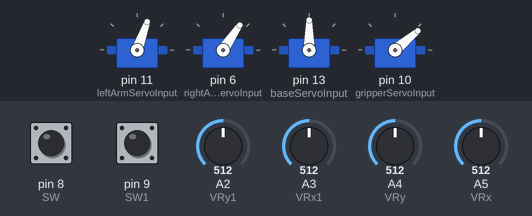
Bench run of a sketch on a simulated Arduino Uno, built with avr-gcc and run on an emulated ATmega328P. Parts: 4 × servo. Inputs (shaded band) come from the test bench; at power-on: A3 (VRx1) = 512, A5 (VRx) = 512, A4 (VRy) = 512, pin 8 (SW) HIGH, pin 9 (SW1) HIGH, A2 (VRy1) = 512. What the sketch prints to the serial monitor is not drawn.

Above: at 1.3 s.
1.4 s: A3 (VRx1) set to 602
4.4 s: A3 (VRx1) set to 632
At 4.98 s:
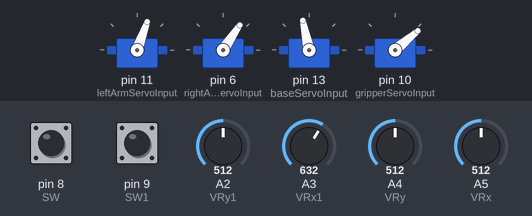
At 7.1 s:
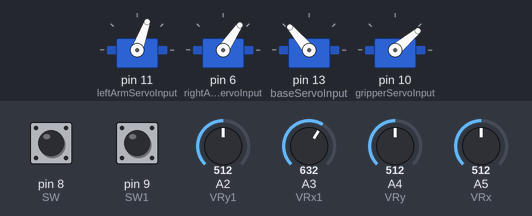
7.4 s: A5 (VRx) set to 553
10.4 s: A5 (VRx) set to 572
At 11.71 s:
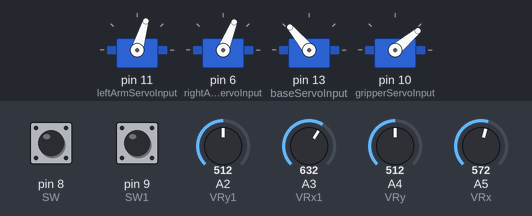
At 12.95 s:
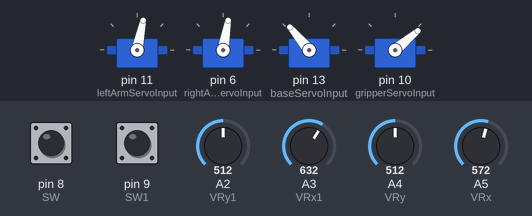
13.4 s: A4 (VRy) set to 606
16.4 s: A4 (VRy) set to 631
Timing chart, 0 to 19.4 s (numbered marks = the images above; inputs shaded):
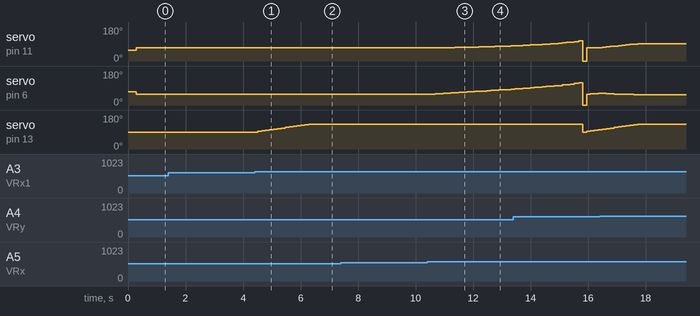

Measured:
- the behaviour switches between 613 and 614 on A3 (VRx1) (found by bisection; images 0 and 1)
- the behaviour switches between 562 and 563 on A5 (VRx) (found by bisection; images 2 and 3)
- after the input at 1.4 s, every drawn part: stays the same
- after the input at 4.4 s, servo on pin 13 (baseServoInput): moves from 90° to 130° over 1.8 s, starting after 0.11 s
- after the input at 7.4 s, every drawn part: stays the same
- after the input at 10.4 s, servo on pin 11 (leftArmServoInput): moves from 70° to 80° over 2.3 s, starting after 0.55 s; servo on pin 6 (rightArmServoInput): moves from 56° to 84° over 2.8 s, starting after 0.14 s

The sketch:

roboArmCOde.ino
```cpp
// normal base


#include <Servo.h>

//Servo
// Left Arm can also be called "Main Joint"
Servo leftArmServo;
// Right Arm can be also called "Minor Joint"
Servo rightArmServo;
Servo baseServo;

Servo gripperServo;

const int leftArmServoInput = 11;
const int rightArmServoInput = 6;
const int baseServoInput = 13;
const int gripperServoInput = 10;
const int yError = 1;
const int xError = 1;

const int yError1 = 0;
const int xError1 = 1;

int rotationPos = 90;
int liftPos = 90;


float ArmLength = 81;


// Joystick
int VRx = A5;
int VRy = A4;
int SW = 8;
int VRx1 = A3;
int VRy1 = A2;
int SW1 = 9;


int xPosition = 0;
int yPosition = 0;
int xPosition1 = 0;
int yPosition1 = 0;
int SW_state = 0;
int SW_state1 = 0;
int mapX = 0;
int mapY = 0;
int mapX1 = 0;
int mapY1 = 0;


// Global variables for storing the position to move to
int moveToTheta     = 90;
int moveToR         = 88;
int moveToZ         = 22;
int moveToGripper   = 40;


void setup() {
  Serial.begin(9600);
  // put your setup code here, to run once:
  leftArmServo.attach(leftArmServoInput);
  rightArmServo.attach(rightArmServoInput);
  baseServo.attach(baseServoInput);
  gripperServo.attach(gripperServoInput);
  Serial.println("starting");


  // starting arm position
  //delay(500);
  moveRZ();
  //leftArmServo.write(48.0);
  //delay(500);
  //rightArmServo.write(67.0);
  //delay(500);
  moveTheta();
  //baseServo.write(90.0);
  //delay(500);
  moveGripperTheta();
  call_movement();
  //delay(50);


  // joystick initiation
  pinMode(VRx, INPUT);
  pinMode(VRy, INPUT);
  pinMode(SW, INPUT_PULLUP);
  pinMode(VRx1, INPUT);
  pinMode(VRy1, INPUT);
  pinMode(SW1, INPUT_PULLUP);


}

void loop() {
  // put your main code here, to run repeatedly:
  //liftArm(1.0);

//for(moveToZ=-5;moveToZ<=16;moveToZ++){
  //if (true){

  if (doSerialConsole()){
    MoveEntire();
    }
}


void MoveEntire(){

  moveRZ();
  moveTheta();
  moveGripperTheta();
  //delay(50);
}


//ARDUNIO COMMAND MOVEMENT CODE
// FEELING CUTE, MIGHT DELETE LATE

// Move the rotational (theta, polar coordinates) axis of the MeArm
void moveTheta() {
  baseServo.write(moveToTheta);
}

// Open the gripper a given width/distance
void moveGripperTheta() {
  gripperServo.write(moveToGripper);
}

// Move the arm along the r axis (polar coordinates), or in height (z)

void moveRZ() {
  float c = sideC();

  float K = angleK(c);
  float B = angleB(c);
  float C= angleC(B);

  float X = (90 - (K+B));

  float Y = (90-X);
  double W= 180-C-Y;


  //Serial.print("trig c: ");
  //Serial.println(c);
  //Serial.print("trig K: ");
  //Serial.println(K);`
  //Serial.print("trig C: ");
  //Serial.println(C);
  //Serial.print("ANGLE C: ");
  //Serial.println(C);
  //Serial.print("Y: ");
  //Serial.println(Y);

  //X = X+10;
  //W= W+40;

  int newX = 50+X;
  int newW = 100-W;


  // if angles decide death is preferable to cooperating, then this checks them back to reality
  if ((newX <=10)||(newW<=10)){
    WIPEOUT();
  }


  // if the pos of where the gripper to be is below  or above a resonable certain point, this stops it
  if (moveToR>160){
    moveToR = 160;
  } else if (moveToR<30){
    moveToR = 30;
  }


  if (moveToZ>65){
    moveToZ = 65;
  } else if (moveToZ<-40){
    moveToZ = -40;
  }


  Serial.print(" | MainJoint: ");
  Serial.print(newX);
  Serial.print(" | MinorJoint: ");
  Serial.print(newW);
  Serial.print(" | R: ");
  Serial.print(moveToR);
  Serial.print(" | Z: ");
  Serial.print(moveToZ);

  rightArmServo.write(newX);
  leftArmServo.write(newW);
}

float sideC(){
  float c = sqrt(sq(moveToR)+sq(moveToZ));
  return c;
}

float angleK(float c){
  float K = asin(moveToZ/c)*(180/PI);

  return K;
}

float angleB(float c){
  float B= acos((sq(ArmLength)+sq(c)-sq(ArmLength))/(2*ArmLength*c))*(180/PI);


  return B;

}

float angleC(float B){
  float C= 180-(2*B);


  return C;

}

bool doSerialConsole() {
  // Display serial console
  char inputStr[80];
  int index = 0;

  while (1) {
    int done = 0;
    // Step 1: Display serial console message
    Serial.println("");
    Serial.println("Enter coordinates: theta,r,z,gripper (comma delimited, no spaces)");
    Serial.println("Example: 10,20,30,40");

    // Step 2: Clear string
    for (int i=0; i<80; i++) {
      inputStr[i] = 0;
    }
    index = 0;

    // Step 3: Read serial data
    while (done == 0) {
      joystick_loop();
      //Serial.print("yaaa");
      // Step 3A: Read serial data and add to input string, if available
      while(Serial.available() > 0) {
        char inputChar = Serial.read();

        if (inputChar == '\n') {
          // Newline character -- user has pressed enter
          done = 1;
        } else {
          // Regular character -- add to string
          if (index < 79) {
            inputStr[index] = inputChar;
            index += 1;
          }
        }

      }
    }

    // Step 4: Debug output: Let the user know what they've input
    Serial.print ("Recieved input: ");
    Serial.println(inputStr);
    // if ((inputStr == "joy")|| (inputStr == "joystick"))){
    //   joystick_Mode = true;
    // }
    // Step 5: Check if string is valid
    if (sscanf(inputStr, "%d,%d,%d,%d", &moveToTheta, &moveToR, &moveToZ, &moveToGripper) == 4) {
      Serial.println("Valid input!");
      // Valid string
      return true;
    } else {
      // Invalid string -- restart
      Serial.println ("Invalid input -- try again.  example: 10,20,30,40  or joystick");
      return false;
    }
  }

}

////////////////////////////////////////////////////////////////////////////////////////////////
//Joystick
void joystick_loop(){
    mapX = 0;
    mapY = 0;
    mapX1 = 0;
    mapY1 = 0;


  //JOYSTICK
  // gets the input output of the arms
  arms();

  //moves the base and gripper

  basegrip();

  call_movement();

  //delay(50);


}


void arms(){
  // this controls main and side joint
  xPosition = analogRead(VRx);
  yPosition = analogRead(VRy);
  SW_state = digitalRead(SW);
  mapX = map(xPosition, 0, 1023, -10, 10)+xError;
  mapY = map(yPosition, 0, 1023, -10, 10)+yError;


  if(mapX >= -1 && mapX <= 1){
    mapX = 0;
  }
  if(mapY >= -1 && mapY <= 1){
    mapY = 0;
  }

  Serial.print("mapX: ");
  Serial.print(mapX);
  Serial.print(" | mapY: ");
  Serial.print(mapY);
  Serial.print(" | SW: ");
  Serial.print(SW_state);


}

void basegrip(){
  xPosition1 = analogRead(VRx1);
  yPosition1 = analogRead(VRy1);
  SW_state1 = digitalRead(SW1);
  mapX1 = map(xPosition1, 0, 1023, -10, 10)+xError1;
  mapY1 = (map(yPosition1, 0, 1023, -10, 10)+yError1)*3;

 if(mapX1 >= -2 && mapX1 <= 2){
    mapX1 = 0;
  }


  if (moveToTheta+mapX1>130){
      mapX1 = 0;
      moveToTheta = 130;
  }
  if (moveToTheta+mapX1<45){
      mapX1 = 0;
      moveToTheta = 45;
  }
  // Gripper override
  if(mapY1 >= -3 && mapY1 <= 3){
    mapY1 = 0;
  }

  if (moveToGripper+mapY1>60){
      mapY1 = 0;
      moveToGripper = 60;
  }
  if (moveToGripper+mapY1<10){
      mapY1 = 0;
      moveToGripper = 11;
  }
}


void call_movement(){


  if (abs(mapX)>=abs(mapY)){

    mapY= 0;
  }else{
    mapX= 0;
  }

  moveToR = moveToR+mapX;
  moveToZ = moveToZ+mapY;


  moveRZ();

  if (abs(mapX1)>abs(mapY1)){

    mapY1= 0;
  }else{
    mapX1= 0;
  }
  moveToTheta = moveToTheta+mapX1;
  moveToGripper = moveToGripper+mapY1;

  moveTheta();
  moveGripperTheta();

  Serial.print("| Base: ");
  Serial.print(moveToTheta);
  Serial.print(" | Gripper: ");
  Serial.print(moveToGripper);
  Serial.print("| mapX1: ");
  Serial.print(mapX1);
  Serial.print(" | mapY1: ");
  Serial.print(mapY1);
  Serial.print(" | SW1: ");
  Serial.print(SW_state1);

  Serial.println(" ");

  if(SW_state ==0){

    WIPEOUT();
  }
}


void WIPEOUT(){

  Serial.println("WIPE");
    moveToR = 80;
    moveToZ = 40;
    moveToTheta = 90;
    moveToGripper = 40;

}
```
